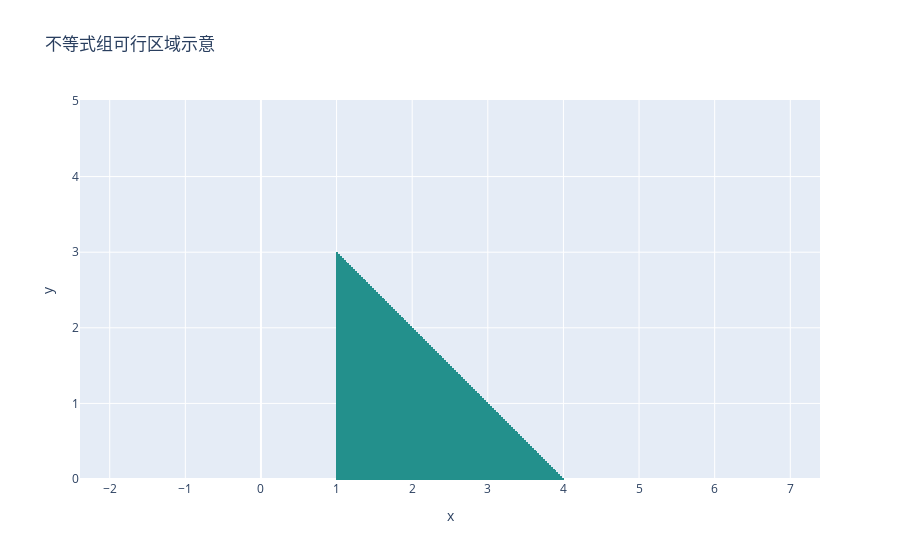

Notebook code cell kept with this figure:
### Markdown cell above
## 不等式组(System of inequalities)

不等式组就是多个不等式同时成立
$$
    \begin{cases}
    x - 2 \ge 0 \\
    x + 3 \le 5 
    \end{cases}
$$

1. 第一条: $x \ge 2$
2. 第二条: $x \le 2$

两条都要成立,所以最终解的是一个交集: $x=2$

核心思想 : 不等式组的解 = 每条不等式的解区间的交集

---

**计算步骤**

$$
    \begin{cases}
    2x-3 > 1\\
    -3x + 5 \ge 2
    \end{cases}
$$

1. 步骤1 : 分别解每个不等式(所有的移项都需要转换运算符)
    - $2x- 3 > 1 \Rightarrow 2x > 4 \Rightarrow x > 2$
    - $-3x + 5 \ge 2 \Rightarrow -3x \ge -3 \Rightarrow x \le 1$ (注意翻转不等号)
2. 步骤2 : 取交集
    - 第一条 : $x > 2 \Rightarrow (2,\infty)$
    - 第二条 : $x \le 1 \Rightarrow (-\infty,1)$
3. 交集 = 没有重叠 = 无解

### Code cell
# 定义网格
x = np.linspace(0, 5, 200)
y = np.linspace(0, 5, 200)
X, Y = np.meshgrid(x, y)

# 定义不等式组
ineq1 = X + Y <= 4
ineq2 = X >= 1
ineq3 = Y >= 0

# 可行区域（所有不等式同时满足）
feasible = ineq1 & ineq2 & ineq3

# 只显示可行区域，其他区域设为 NaN
Z = np.where(feasible, 1, np.nan)

# 绘制热力图
fig = go.Figure(go.Heatmap(
    x=x,
    y=y,
    z=Z,
    colorscale='Viridis',
    showscale=False
))

fig.update_layout(
    title="不等式组可行区域示意",
    xaxis_title="x",
    yaxis_title="y",
    yaxis=dict(scaleanchor="x"),  # 保持x,y比例
)

fig.show()

### Figure 1 — Plotly figure (JSON) as saved in the notebook; plotly's stock layout.template omitted (floating-point values rounded to 4 significant figures; data arrays with more than 128 entries replaced by an {"elided": "..."} marker saying what was removed)
{"data": [{"colorscale": [[0, "#440154"], [0.1111, "#482878"], [0.2222, "#3e4989"], [0.3333, "#31688e"], [0.4444, "#26828e"], [0.5556, "#1f9e89"], [0.6667, "#35b779"], [0.7778, "#6ece58"], [0.8889, "#b5de2b"], [1, "#fde725"]], "showscale": false, "type": "heatmap", "x": {"elided": "200 float values"}, "y": {"elided": "200 float values"}, "z": {"elided": "200x200 float values"}}], "layout": {"title": {"text": "不等式组可行区域示意"}, "xaxis": {"title": {"text": "x"}}, "yaxis": {"scaleanchor": "x", "title": {"text": "y"}}}}
